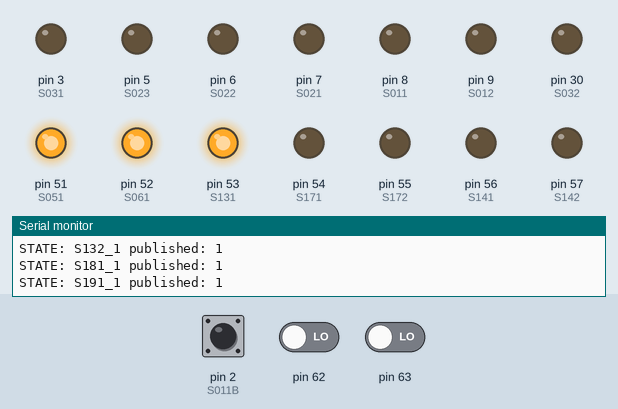
This sketch was run on a simulated Arduino Mega 2560, built with avr-gcc and run on an emulated ATmega2560. On the bench: output pins drawn as LEDs (lit = HIGH), the last lines printed to the serial monitor. The test bench sets the inputs (shaded band); at power-on: pin 2 (S011B) HIGH, pin 62 LOW, pin 63 LOW. WiFi joins after 1.5 s; servers stay silent unless stated; no MQTT or app messages arrive unless stated.

Above: at 1.8 s.
1.9 s: pin 2 (S011B) pulled LOW for 3.2 s
At 2.6 s:
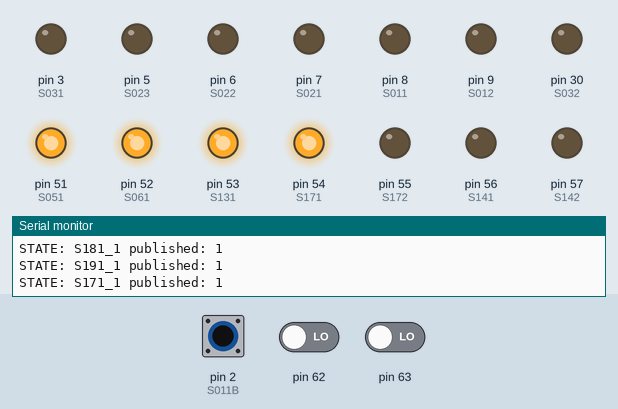
6.6 s: pin 2 (S011B) pulled LOW for 3.2 s
At 7.1 s:
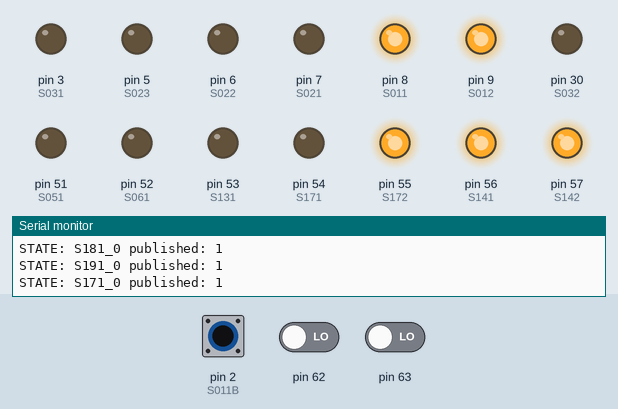
11.3 s: pin 62 driven HIGH
At 11.3 s:
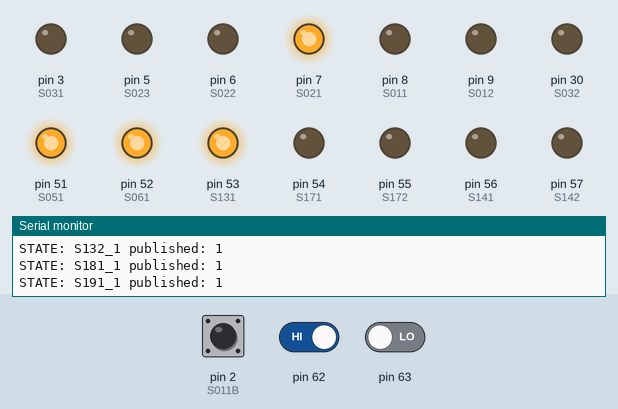
12.8 s: pin 2 (S011B) pulled LOW for 0.2 s
At 13.3 s:
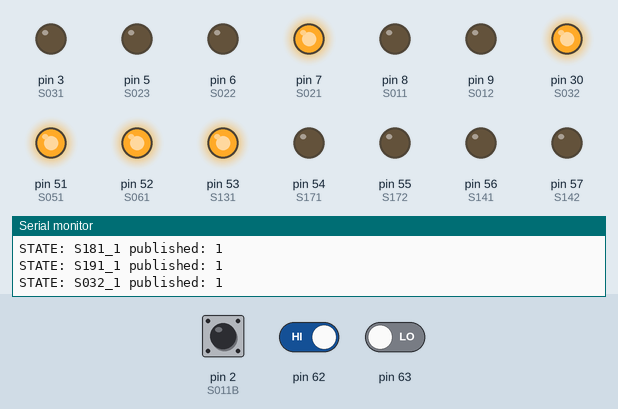
14.5 s: pin 62 driven LOW
At 14.9 s:
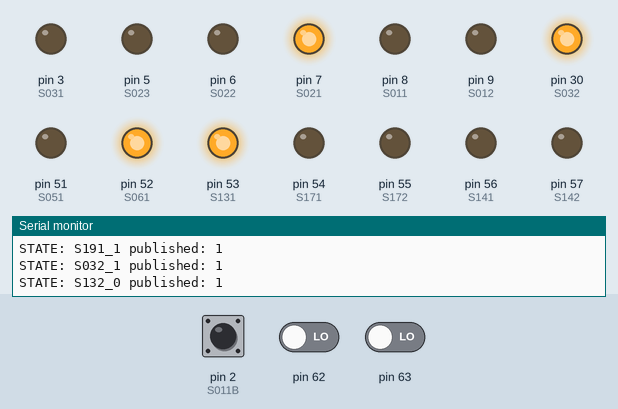
18.0 s: pin 2 (S011B) pulled LOW for 1 s
At 18.4 s:
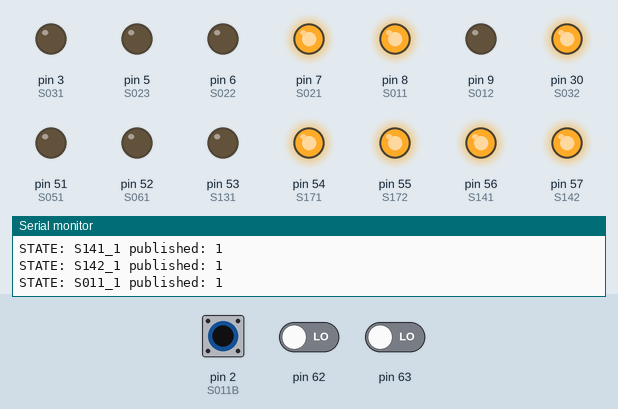
Timing chart, 0 to 24.5 s (numbered marks = the images above; inputs shaded):
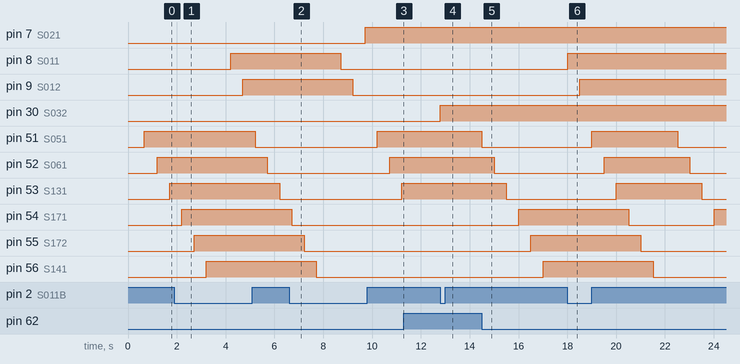

The sketch:

SWIAT_A_SKO_CZONE_MAKIETA_ALL.ino
```cpp
#include <SPI.h>
#include <Ethernet.h>
#include <PubSubClient.h>

//swiatła 22
//SALON
//STÓŁ
const int S011B = 2;
const int S011 = 8;
String S011_1("S011_1");
String S011_0("S011_0");
//KINKIET LED
const int S012B = 2;
const int S012 = 9;
String S012_1("S012_1");
String S012_0("S012_0");
//KUCHNIA
//SUFIT
const int S021B = 2;
const int S021 = 7;
String S021_1("S021_1");

String S021_0("S021_0");
//BLAT
const int S022B = 2;
const int S022 = 6;
String S022_1("S022_1");
String S022_0("S022_0");
//BLAT1
const int S023B = 2;
const int S023 = 5;
String S023_1("S023_1");
String S023_0("S023_0");
//ŁAZIENKA
//SUFIT
const int S031B = 2;
const int S031 = 3;
String S031_1("S031_1");
String S031_0("S031_0");
////LUSTRO
const int S032B = 2;
const int S032 = 30;
String S032_1("S032_1");
String S032_0("S032_0");
//KABINA
const int S033B = 2;
const int S033 = 30;
String S033_1("S033_1");
String S033_0("S033_0");
//KORYTARZ
//SCHODY
const int S041B = 2;
const int S041 = 30;
String S041_1("S041_1");
String S041_0("S041_0");
//SUFIT
const int S042B = 2;
const int S042 = 47;
String S042_1("S042_1");
String S042_0("S042_0");
//KINKIET LED
const int S043B = 2;
const int S043 = 48;
String S043_1("S043_1");
String S043_0("S043_0");
//KINKIET LED1
const int S044B = 2;
const int S044 = 49;
String S044_1("S044_1");
String S044_0("S044_0");
//GANEK
const int S045B = 2;
const int S045 = 50;
String S045_1("S045_1");
String S045_0("S045_0");
//SCHOWEK
//SUFIT
const int S051B = 2;
const int S051 = 51;
String S051_1("S051_1");
String S051_0("S051_0");
//PRACOWNIA
//SUFIT
const int S061B = 2;
const int S061 = 52;
String S061_1("S061_1");
String S061_0("S061_0");
//ŁAZIENKA PIERWSZE PIĘTRO
//LUSTRO
const int S131B = 2;
const int S131 = 53;
String S131_1("S131_1");
String S131_0("S131_0");
//KABINA
const int S132B = 100;
const int S132 = 51;
String S132_1("S132_1");
String S132_0("S132_0");
//POKÓJ DZIECIĘCY1
//SUFIT
const int S181B = 100;
const int S181 = 52;
String S181_1("S181_1");
String S181_0("S181_0");
//POKÓJ DZIECIĘCY2
//SUFIT
const int S191B = 100;
const int S191 = 53;
String S191_1("S191_1");
String S191_0("S191_0");
//SYPIALNIA
//SUFIT
const int S171B = 100;
const int S171 = 54;
String S171_1("S171_1");
String S171_0("S171_0");
//LED
const int S172B = 100;
const int S172 = 55;
String S172_1("S172_1");
String S172_0("S172_0");
//KORYTARZ NA PIĘTRZE
//SCHODY
const int S141B = 100;
const int S141 = 56;
String S141_1("S141_1");
String S141_0("S141_0");
//SUFIT
const int S142B = 100  ;
const int S142 = 57;
String S142_1("S142_1");
String S142_0("S142_0");
const int AFTER_CHANGE_DELAY = 500;

//OSWIETLENIE
//SALON
//STÓŁ
int S011BS;
int S011S = LOW;
//KINKIET
int S012BS;
int S012S = LOW;
//KUCHNIA
//SUFIT
int S021BS;
int S021S = LOW;
//BLAT
int S022BS;
int S022S = LOW;
//BLAT1
int S023BS;
int S023S = LOW;
//ŁAZIENKA
//SUFIT
int S031BS;
int S031S = LOW;
//LUSTRO
int S032BS;
int S032S = LOW;
//KABINA
int S033BS;
int S033S = LOW;
//KORYTARZ
//SCHODY
int S041BS;
int S041S = LOW;
//SUFIT
int S042BS;
int S042S = LOW;
//KINKIET1
int S043BS;
int S043S = LOW;
//KINKIET2
int S044BS;
int S044S = LOW;
//GANEK
int S045BS;
int S045S = LOW;
//SCHOWEK
//SUFIT
int S051BS;
int S051S = LOW;
//PRACOWNIA
//SUFIT
int S061BS;
int S061S = LOW;
//ŁAZIENKA
//LUSTRO
int S131BS;
int S131S = LOW;
//KABINA
int S132BS;
int S132S = LOW;
//POKÓJ DZIECIĘCY1
//SUFIT
int S181BS;
int S181S = LOW;
//POKÓJ DZIECIĘCY2
//SUFIT
int S191BS;
int S191S = LOW;
//SYPIALNIA
//SUFIT
int S171BS;
int S171S = LOW;
//LED
int S172BS;
int S172S = LOW;
//KORYTARZ
//SCHODY
int S141BS;
int S141S = LOW;
//SUFIT
int S142BS;
int S142S = LOW;

//numer IP komputera na ktĂłrym jest uruchomiony serwer mqtt
byte mqtt_server[] = { 192, 168, 1, 103 };
byte mac[] = {
  0xDE, 0xAD, 0xBE, 0xEF, 0xFE, 0xED
};

IPAddress ip(192, 168, 1, 5);


void setup() {
  Serial.begin(9600);
  initializeMqtt();
  initializeOut();
  initializeNetwork();
}
void loop() {
  checkS011SS();
  checkS012SS();
  checkS021SS();
  checkS022SS();
  checkS023SS();
  checkS031SS();
  checkS032SS();
  checkS033SS();
  checkS041SS();
  checkS042SS();
  checkS043SS();
  checkS044SS();
  checkS045SS();
  checkS051SS();
  checkS061SS();
  checkS131SS();
  checkS132SS();
  checkS181SS();
  checkS191SS();
  checkS171SS();
  checkS172SS();
  checkS141SS();
  checkS142SS();
  checkMqtt();
}
void initializeNetwork() {
  Ethernet.begin(mac, ip);
}
void callback(char* topic, byte* payload, unsigned int length) {
  payload[length] = '\0';
  String strPayload = String((char*)payload);
  Serial.print("IN: ");
  Serial.println(strPayload);
  executeRemoteCommand(strPayload);
}

EthernetClient client;
PubSubClient mqtt_client(mqtt_server, 1883, callback, client);

void sendMqttState(String state) {
  Serial.print("STATE: ");
  Serial.print(state);
  /*
    konieczna weryfikacja czy mamy aktywne poĹ‚Ä…czenie
    jeĹ›li nie, trzeba je odnowiÄ‡
  */
  boolean connected = mqtt_client.connected();
  if (!connected) {
    initializeMqtt();
  }
  char ssid[state.length() + 1];
  state.toCharArray(ssid, state.length() + 1);
  boolean publishState = mqtt_client.publish("/lightsIn", ssid);
  Serial.print(" published: ");
  Serial.println(publishState);
}

void initializeMqtt()
{
  if (mqtt_client.connect("arduinoClient", "admin", "admin")) {
    mqtt_client.subscribe("/lights");
    Serial.println("MQTT connect OK");
  } else {
    Serial.println("MQTT connect failed");
  }
}

void checkMqtt()
{
  mqtt_client.loop();
}

void executeRemoteCommand(String command) {
  Serial.println(command);
    //SWIATŁA
  //SALON
  //STÓŁ
    if (command == S011_1) {
    S011SS(HIGH);
  }
  if (command == S011_0) {
    S011SS(LOW);
  }
  //KINKIET LED
    if (command == S012_1) {
    S012SS(HIGH);
  }
  if (command == S011_0) {
    S012SS(LOW);
  }
  //KUCHNIA
  //SUFIT
    if (command == S021_1) {
    S021SS(HIGH);
  }
  if (command == S021_0) {
    S021SS(LOW);
  }
  //BLAT
  if (command == S022_1) {
    S022SS(HIGH);
  }
  if (command == S022_0) {
    S022SS(LOW);
  }
  //BLAT1
    if (command == S023_1) {
    S023SS(HIGH);
  }
  if (command == S023_0) {
    S023SS(LOW);
  }
  //ŁAZIENKA
  //SUFIT
  if (command == S031_1) {
    S031SS(HIGH);
  }
  if (command == S031_0) {
    S031SS(LOW);
  }
//  //LUSTRO
    if (command == S032_1) {
    S032SS(HIGH);
  }
  if (command == S032_0) {
    S032SS(LOW);
  }
  //KABINA
  if (command == S033_1) {
    S033SS(HIGH);
  }
  if (command == S033_0) {
    S033SS(LOW);
  }
  //KORYTARZ
  //SCHODY
    if (command == S041_1) {
    S041SS(HIGH);
  }
  if (command == S041_0) {
    S041SS(LOW);
  }
  //SUFIT
    if (command == S042_1) {
    S042SS(HIGH);
  }
  if (command == S042_0) {
    S042SS(LOW);
  }
  //KINKET LED1
    if (command == S043_1) {
    S043SS(HIGH);
  }
  if (command == S043_0) {
    S043SS(LOW);
  }
  //KINKET LED2
    if (command == S044_1) {
    S044SS(HIGH);
  }
  if (command == S044_0) {
    S044SS(LOW);
  }
  //GANEK
    if (command == S045_1) {
    S045SS(HIGH);
  }
  if (command == S045_0) {
    S045SS(LOW);
  }
  //SCHOWEK
  //SUFIT
    if (command == S051_1) {
    S051SS(HIGH);
  }
  if (command == S051_0) {
    S051SS(LOW);
  }
  //PRACOWNIA
  //SUFIT
    if (command == S061_1) {
    S061SS(HIGH);
  }
  if (command == S061_0) {
    S061SS(LOW);
  }
  //ŁAZIENKA FF
  //LUSTRO
    if (command == S131_1) {
    S131SS(HIGH);
  }
  if (command == S131_0) {
    S131SS(LOW);
  }
  //KABINA
    if (command == S132_1) {
    S132SS(HIGH);
  }
  if (command == S132_0) {
    S132SS(LOW);
  }
  //POKÓJ DZIECIĘCY1
  //SUFIT
    if (command == S181_1) {
    S181SS(HIGH);
  }
  if (command == S181_0) {
    S181SS(LOW);
  }
  //POKÓJ DZIECIĘCY2
  //SUFIT
    if (command == S191_1) {
    S191SS(HIGH);
  }
  if (command == S191_0) {
    S191SS(LOW);
  }
  //SYPIALNIA
  //SUFIT
    if (command == S171_1) {
    S171SS(HIGH);
  }
  if (command == S171_0) {
    S171SS(LOW);
  }
  //LED
    if (command == S172_1) {
    S172SS(HIGH);
  }
  if (command == S172_0) {
    S172SS(LOW);
  }
  //KORYTARZ FF
  //SCHODY
    if (command == S141_1) {
    S141SS(HIGH);
  }
  if (command == S141_0) {
    S141SS(LOW);
  }
  //SUFIT
    if (command == S142_1) {
    S142SS(HIGH);
  }
  if (command == S142_0) {
    S142SS(LOW);
  }
}

void initializeOut() {
 //ŚWIATŁA 22
  //SALON
  pinMode(S011, OUTPUT);
  pinMode(S011B, INPUT_PULLUP);
  //KINKIET LED
  pinMode(S012, OUTPUT);
  pinMode(S012B, INPUT_PULLUP);
  //KUCHNIA
  //SUFIT
  pinMode(S021, OUTPUT);
  pinMode(S021B, INPUT_PULLUP);
  //BLAT
  pinMode(S022, OUTPUT);
  pinMode(S022B, INPUT_PULLUP);
  //BLAT1
  pinMode(S023, OUTPUT);
  pinMode(S023B, INPUT_PULLUP);
  //ŁAZIENKA
  //SUFIT
  pinMode(S031, OUTPUT);
  pinMode(S031B, INPUT_PULLUP);
  //LUSTRO
  pinMode(S032, OUTPUT);
  pinMode(S032B, INPUT_PULLUP);
  //KABINA
  pinMode(S033, OUTPUT);
  pinMode(S033B, INPUT_PULLUP);
  //KORYTARZ
  //SCHODY
  pinMode(S041, OUTPUT);
  pinMode(S041B, INPUT_PULLUP);
  //SUFIT
  pinMode(S042, OUTPUT);
  pinMode(S042B, INPUT_PULLUP);
  //KINKIET LED1
  pinMode(S043, OUTPUT);
  pinMode(S043B, INPUT_PULLUP);
  //KINKIET LED2
  pinMode(S044, OUTPUT);
  pinMode(S044B, INPUT_PULLUP);
  //GANEK
  pinMode(S045, OUTPUT);
  pinMode(S045B, INPUT_PULLUP);
  //SCHOWEK
  //SUFIT
  pinMode(S051, OUTPUT);
  pinMode(S051B, INPUT_PULLUP);
  //PRACOWNIA
  //SUFIT
  pinMode(S061, OUTPUT);
  pinMode(S061B, INPUT_PULLUP);
  //ŁAZIENKA PIERWSZE PIĘTRO
  //LUSTRO
  pinMode(S131, OUTPUT);
  pinMode(S131B, INPUT_PULLUP);
  //KABINA
  pinMode(S132, OUTPUT);
  pinMode(S132B, INPUT_PULLUP);
  //POKÓJ DZIECIĘCY1
  //SUFIT
  pinMode(S181, OUTPUT);
  pinMode(S181B, INPUT_PULLUP);
  //POKÓJ DZIECIĘCY2
  //SUFIT
  pinMode(S191, OUTPUT);
  pinMode(S191B, INPUT_PULLUP);
  //SYPIALNIA
  //SUFIT
  pinMode(S171, OUTPUT);
  pinMode(S171B, INPUT_PULLUP);
  //LED
  pinMode(S172, OUTPUT);
  pinMode(S172B, INPUT_PULLUP);
  //KORYTARZ NA PIĘTRZE
  //SCHODY
  pinMode(S141, OUTPUT);
  pinMode(S141B, INPUT_PULLUP);
  //SUFIT
  pinMode(S142, OUTPUT);
  pinMode(S142B, INPUT_PULLUP);
  S011SS(LOW);
  S012SS(LOW);
  S021SS(LOW);
  S022SS(LOW);
  S023SS(LOW);
  S031SS(LOW);
  S032SS(LOW);
  S033SS(LOW);
  S041SS(LOW);
  S042SS(LOW);
  S043SS(LOW);
  S044SS(LOW);
  S045SS(LOW);
  S051SS(LOW);
  S061SS(LOW);
  S131SS(LOW);
  S132SS(LOW);
  S181SS(LOW);
  S191SS(LOW);
  S171SS(LOW);
  S172SS(LOW);
  S141SS(LOW);
  S142SS(LOW);
}
//SALON
//STÓŁ
void checkS011SS(){
  S011BS = digitalRead(S011B);
  if (S011BS == LOW) {
    toogleS011();
    delay(AFTER_CHANGE_DELAY);
  }
}
void S011SS(int state) {
  digitalWrite(S011, state);
  S011S = state;
  if (state == LOW) {
    sendMqttState(S011_0);
  } else {
    sendMqttState(S011_1);
  }
}
void toogleS011() {
  if (S011S == LOW) {
    S011SS(HIGH);
  } else {
    S011SS(LOW);
  }
}
//KINKIET LED
void checkS012SS(){
  S012BS = digitalRead(S012B);
  if (S012BS == LOW) {
    toogleS012();
    delay(AFTER_CHANGE_DELAY);
  }
}
void S012SS(int state) {
  digitalWrite(S012, state);
  S012S = state;
  if (state == LOW) {
    sendMqttState(S012_0);
  } else {
    sendMqttState(S012_1);
  }
}
void toogleS012() {
  if (S012S == LOW) {
    S012SS(HIGH);
  } else {
    S012SS(LOW);
  }
}
//KUCHNIA
//SUFIT
void checkS021SS(){
 S021BS = digitalRead(S021B);
  if (S021BS == LOW) {
    toogleS021();
    delay(AFTER_CHANGE_DELAY);
  }
}
void S021SS(int state) {
  digitalWrite(S021, state);
  S021S = state;
  if (state == LOW) {
    sendMqttState(S021_0);
  } else {
    sendMqttState(S021_1);
  }
}
void toogleS021() {
  if (S021S == LOW) {
    S021SS(HIGH);
  } else {
    S021SS(LOW);
  }
}
//BLAT
void checkS022SS(){
  S022BS = digitalRead(S022B);
  if (S022BS == LOW) {
    toogleS022();
    delay(AFTER_CHANGE_DELAY);
  }
}
void S022SS(int state) {
  digitalWrite(S022, state);
  S022S = state;
  if (state == LOW) {
    sendMqttState(S022_0);
  } else {
    sendMqttState(S022_1);
  }
}
void toogleS022() {
  if (S022S == LOW) {
    S022SS(HIGH);
  } else {
    S022SS(LOW);
  }
}
//BLAT1
void checkS023SS(){
  S023BS = digitalRead(S023B);
  if (S023BS == LOW) {
    toogleS023();
    delay(AFTER_CHANGE_DELAY);
  }
}
void S023SS(int state) {
  digitalWrite(S023, state);
  S023S = state;
  if (state == LOW) {
    sendMqttState(S023_0);
  } else {
    sendMqttState(S023_1);
  }
}
void toogleS023() {
  if (S023S == LOW) {
    S023SS(HIGH);
  } else {
    S023SS(LOW);
  }
}
//ŁAZIENKA
//SUFIT
void checkS031SS(){
  S031BS = digitalRead(S031B);
  if (S031BS == LOW) {
    toogleS031();
    delay(AFTER_CHANGE_DELAY);
  }
}
void S031SS(int state) {
  digitalWrite(S031, state);
  S031S = state;
  if (state == LOW) {
    sendMqttState(S031_0);
  } else {
    sendMqttState(S031_1);
  }
}
void toogleS031() {
  if (S031S == LOW) {
    S031SS(HIGH);
  } else {
    S031SS(LOW);
  }
}
////LUSTRO
void checkS032SS(){
  S032BS = digitalRead(S032B);
  if (S032BS == LOW) {
    toogleS032();
    delay(AFTER_CHANGE_DELAY);
  }
}
void S032SS(int state) {
  digitalWrite(S032, state);
  S032S = state;
  if (state == LOW) {
    sendMqttState(S032_0);
  } else {
    sendMqttState(S032_1);
 }
}
void toogleS032() {
  if (S032S == LOW) {
    S032SS(HIGH);
  } else {
    S032SS(LOW);
  }
}
//KABINA
void checkS033SS(){
  S033BS = digitalRead(S033B);
  if (S033BS == LOW) {
    toogleS033();
    delay(AFTER_CHANGE_DELAY);
  }
}
void S033SS(int state) {
  digitalWrite(S033, state);
  S033S = state;
  if (state == LOW) {
    sendMqttState(S033_0);
  } else {
    sendMqttState(S033_1);
  }
}
void toogleS033() {
  if (S033S == LOW) {
    S033SS(HIGH);
  } else {
    S033SS(LOW);
  }
}
//KORYTARZ
//SCHODY
void checkS041SS(){
  S041BS = digitalRead(S041B);
  if (S041BS == LOW) {
    toogleS041();
    delay(AFTER_CHANGE_DELAY);
  }
}
void S041SS(int state) {
  digitalWrite(S041, state);
  S041S = state;
  if (state == LOW) {
    sendMqttState(S041_0);
  } else {
    sendMqttState(S041_1);
  }
}
void toogleS041() {
  if (S041S == LOW) {
    S041SS(HIGH);
  } else {
    S041SS(LOW);
  }
}
//SUFIT
void checkS042SS(){
  S042BS = digitalRead(S042B);
  if (S042BS == LOW) {
    toogleS042();
    delay(AFTER_CHANGE_DELAY);
  }
}
void S042SS(int state) {
  digitalWrite(S042, state);
  S042S = state;
  if (state == LOW) {
    sendMqttState(S042_0);
  } else {
    sendMqttState(S042_1);
  }
}
void toogleS042() {
  if (S042S == LOW) {
    S042SS(HIGH);
  } else {
    S042SS(LOW);
  }
}
//KINKIET LED
void checkS043SS(){
  S043BS = digitalRead(S043B);
  if (S043BS == LOW) {
    toogleS043();
    delay(AFTER_CHANGE_DELAY);
  }
}
void S043SS(int state) {
  digitalWrite(S043, state);
  S043S = state;
  if (state == LOW) {
    sendMqttState(S043_0);
  } else {
    sendMqttState(S043_1);
  }
}
void toogleS043() {
  if (S043S == LOW) {
    S043SS(HIGH);
  } else {
    S043SS(LOW);
  }
}
//KINKIET LED1
void checkS044SS(){
  S044BS = digitalRead(S044B);
  if (S044BS == LOW) {
    toogleS044();
    delay(AFTER_CHANGE_DELAY);
  }
}
void S044SS(int state) {
  digitalWrite(S044, state);
  S044S = state;
  if (state == LOW) {
    sendMqttState(S044_0);
  } else {
    sendMqttState(S044_1);
  }
}
void toogleS044() {
  if (S044S == LOW) {
    S044SS(HIGH);
  } else {
    S044SS(LOW);
  }
}
//GANEK
void checkS045SS(){
 S045BS = digitalRead(S045B);
  if (S045BS == LOW) {
    toogleS045();
    delay(AFTER_CHANGE_DELAY);
  }
}
void S045SS(int state) {
  digitalWrite(S045, state);
  S045S = state;
  if (state == LOW) {
    sendMqttState(S045_0);
  } else {
    sendMqttState(S045_1);
  }
}
void toogleS045() {
  if (S045S == LOW) {
    S045SS(HIGH);
  } else {
    S045SS(LOW);
  }
}
//SCHOWEK
//SUFIT
void checkS051SS(){
  S051BS = digitalRead(S051B);
  if (S051BS == LOW) {
    toogleS051();
    delay(AFTER_CHANGE_DELAY);
  }
}
void S051SS(int state) {
  digitalWrite(S051, state);
  S051S = state;
  if (state == LOW) {
    sendMqttState(S051_0);
  } else {
    sendMqttState(S051_1);
  }
}
void toogleS051() {
  if (S051S == LOW) {
    S051SS(HIGH);
  } else {
    S051SS(LOW);
  }
}
//PRACOWNIA
//SUFIT
void checkS061SS(){
 S061BS = digitalRead(S061B);
  if (S061BS == LOW) {
    toogleS061();
    delay(AFTER_CHANGE_DELAY);
  }
}
void S061SS(int state) {
  digitalWrite(S061, state);
  S061S = state;
  if (state == LOW) {
    sendMqttState(S061_0);
  } else {
    sendMqttState(S061_1);
  }
}
void toogleS061() {
  if (S061S == LOW) {
    S061SS(HIGH);
  } else {
    S061SS(LOW);
  }
}
//ŁAZIENKA PIERWSZE PIĘTRO
//LUSTRO
void checkS131SS(){
  S131BS = digitalRead(S131B);
  if (S131BS == LOW) {
    toogleS131();
    delay(AFTER_CHANGE_DELAY);
  }
}
void S131SS(int state) {
  digitalWrite(S131, state);
  S131S = state;
  if (state == LOW) {
    sendMqttState(S131_0);
  } else {
    sendMqttState(S131_1);
  }
}
void toogleS131() {
  if (S131S == LOW) {
    S131SS(HIGH);
  } else {
    S131SS(LOW);
  }
}
//KABINA
void checkS132SS(){
  S132BS = digitalRead(S132B);
  if (S132BS == LOW) {
    toogleS132();
    delay(AFTER_CHANGE_DELAY);
  }
}
void S132SS(int state) {
  digitalWrite(S132, state);
  S132S = state;
  if (state == LOW) {
    sendMqttState(S132_0);
  } else {
    sendMqttState(S132_1);
  }
}
void toogleS132() {
  if (S132S == LOW) {
    S132SS(HIGH);
  } else {
    S132SS(LOW);
  }
}
//POKÓJ DZIECIĘCY1
//SUFIT
void checkS181SS(){
  S181BS = digitalRead(S181B);
  if (S181BS == LOW) {
    toogleS181();
    delay(AFTER_CHANGE_DELAY);
  }
}
void S181SS(int state) {
  digitalWrite(S181, state);
  S181S = state;
  if (state == LOW) {
    sendMqttState(S181_0);
  } else {
    sendMqttState(S181_1);
  }
}
void toogleS181() {
  if (S181S == LOW) {
    S181SS(HIGH);
  } else {
    S181SS(LOW);
  }
}
//POKÓJ DZIECIĘCY2
//SUFIT
void checkS191SS(){
 S191BS = digitalRead(S191B);
  if (S191BS == LOW) {
    toogleS191();
    delay(AFTER_CHANGE_DELAY);
  }
}
void S191SS(int state) {
  digitalWrite(S191, state);
  S191S = state;
  if (state == LOW) {
    sendMqttState(S191_0);
  } else {
    sendMqttState(S191_1);
  }
}
void toogleS191() {
  if (S191S == LOW) {
    S191SS(HIGH);
  } else {
    S191SS(LOW);
  }
}
//SYPIALNIA
//SUFIT
void checkS171SS(){
  S171BS = digitalRead(S171B);
  if (S171BS == LOW) {
    toogleS171();
    delay(AFTER_CHANGE_DELAY);
  }
}
void S171SS(int state) {
  digitalWrite(S171, state);
  S171S = state;
  if (state == LOW) {
    sendMqttState(S171_0);
  } else {
    sendMqttState(S171_1);
  }
}
void toogleS171() {
  if (S171S == LOW) {
    S171SS(HIGH);
  } else {
    S171SS(LOW);
  }
}
//LED
void checkS172SS(){
  S172BS = digitalRead(S172B);
  if (S172BS == LOW) {
    toogleS172();
    delay(AFTER_CHANGE_DELAY);
  }
}
void S172SS(int state) {
  digitalWrite(S172, state);
  S172S = state;
  if (state == LOW) {
    sendMqttState(S172_0);
  } else {
    sendMqttState(S172_1);
  }
}
void toogleS172() {
  if (S172S == LOW) {
    S172SS(HIGH);
  } else {
    S172SS(LOW);
  }
}
//KORYTARZ NA PIĘTRZE
//SCHODY
void checkS141SS(){
  S141BS = digitalRead(S141B);
  if (S141BS == LOW) {
    toogleS141();
    delay(AFTER_CHANGE_DELAY);
  }
}
void S141SS(int state) {
  digitalWrite(S141, state);
  S141S = state;
  if (state == LOW) {
    sendMqttState(S141_0);
  } else {
    sendMqttState(S141_1);
  }
}
void toogleS141() {
  if (S141S == LOW) {
    S141SS(HIGH);
  } else {
    S141SS(LOW);
  }
}
//SUFIT
void checkS142SS(){
 S142BS = digitalRead(S142B);
  if (S142BS == LOW) {
    toogleS142();
    delay(AFTER_CHANGE_DELAY);
  }
}
void S142SS(int state) {
  digitalWrite(S142, state);
  S142S = state;
  if (state == LOW) {
    sendMqttState(S142_0);
  } else {
    sendMqttState(S142_1);
  }
}
void toogleS142() {
  if (S142S == LOW) {
    S142SS(HIGH);
  } else {
    S142SS(LOW);
  }
}
```

Measured:
- after the input at 1.9 s, pin 8 (S011): LOW → HIGH after 2.3 s; pin 9 (S012): LOW → HIGH after 2.8 s; pin 51 (S051): HIGH → LOW after 3.3 s instead of 2.3 s; pin 52 (S061): HIGH → LOW after 3.8 s instead of 2.8 s; pin 53 (S131): HIGH → LOW after 4.3 s instead of 3.3 s
- after the input at 6.6 s, pin 7 (S021): LOW → HIGH after 3.1 s; pin 8 (S011): HIGH → LOW after 2.1 s; pin 9 (S012): HIGH → LOW after 2.6 s; pin 51 (S051): LOW → HIGH after 3.6 s instead of 2.1 s; pin 52 (S061): LOW → HIGH after 4.1 s instead of 2.6 s
- after the input at 11.3 s, pin 54 (S171): stays LOW (without the input it goes to HIGH after 0.42 s); pin 55 (S172): stays LOW (without the input it goes to HIGH after 0.92 s); pin 56 (S141): stays LOW (without the input it goes to HIGH after 1.4 s)
- after the input at 12.8 s, pin 30 (S032): LOW → HIGH at once
- after the input at 14.5 s, pin 51 (S051): HIGH → LOW at once; pin 52 (S061): HIGH → LOW after 0.50 s; pin 53 (S131): HIGH → LOW after 1.0 s; pin 54 (S171): LOW → HIGH after 1.5 s; pin 55 (S172): LOW → HIGH after 2.0 s
- after the input at 18.0 s, pin 8 (S011): LOW → HIGH at once; pin 9 (S012): LOW → HIGH after 0.51 s; pin 57 (S142): HIGH → LOW after 4.0 s instead of 3.0 s
